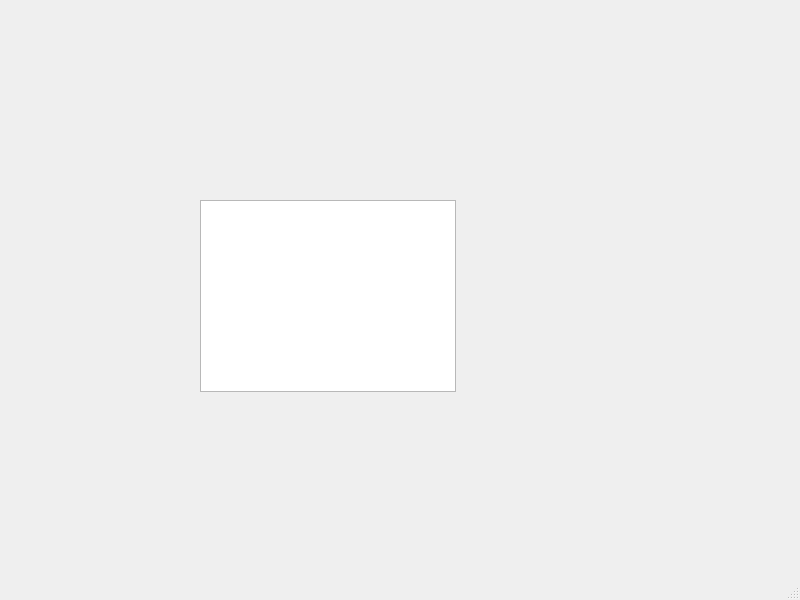
<?xml version="1.0" encoding="UTF-8"?>
<ui version="4.0">
 <class>MainWindow</class>
 <widget class="QMainWindow" name="MainWindow">
  <property name="geometry">
   <rect>
    <x>0</x>
    <y>0</y>
    <width>800</width>
    <height>600</height>
   </rect>
  </property>
  <property name="windowTitle">
   <string>MainWindow</string>
  </property>
  <widget class="QWidget" name="centralwidget">
   <widget class="QTableWidget" name="tableWidget">
    <property name="geometry">
     <rect>
      <x>200</x>
      <y>200</y>
      <width>256</width>
      <height>192</height>
     </rect>
    </property>
   </widget>
  </widget>
  <widget class="QMenuBar" name="menubar">
   <property name="geometry">
    <rect>
     <x>0</x>
     <y>0</y>
     <width>800</width>
     <height>22</height>
    </rect>
   </property>
  </widget>
  <widget class="QStatusBar" name="statusbar"/>
 </widget>
 <resources/>
 <connections/>
</ui>
